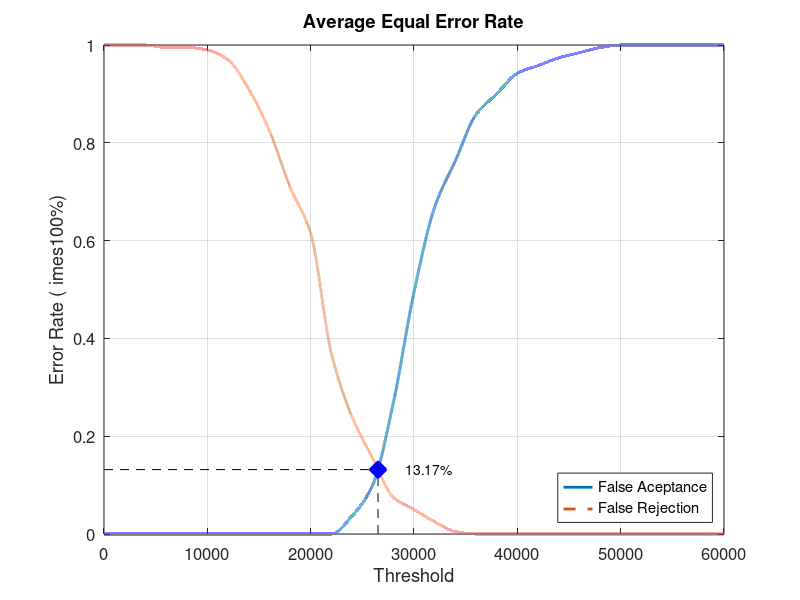
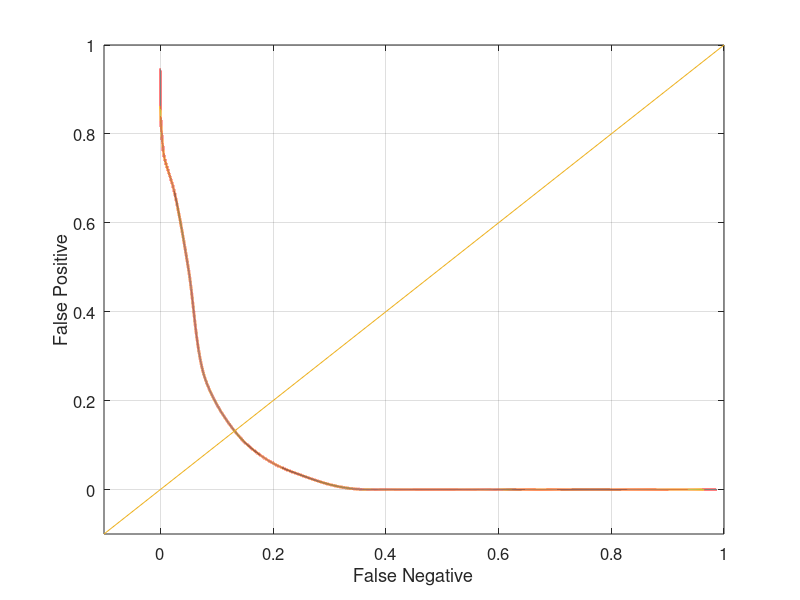

Here is the MATLAB script that generated these plots, in order:
close all;
clear;
clc;
x = 0:2000:60000;
xq = 0:0.5:60000;

y0 = [0 0 0 0 0 0 0 0 0 0 0 0 0.0368421 0.1 0.268421 0.494737 0.668421 0.763158 0.857895 0.9 0.942105 0.957895 0.973684 0.984211 0.994737 1 1 1 1 1 1]
yy0 = interp1(x, y0, xq, 'pchip');
y1 = [1 1 1 0.995 0.995 0.99 0.97 0.91 0.825 0.71 0.615 0.37 0.24 0.155 0.075 0.05 0.025 0.005 0 0 0 0 0 0 0 0 0 0 0 0 0]
yy1 = interp1(x, y1, xq, 'pchip');

% Calculating EER: 
y2 = abs(y0 - y1);
find(y2 == min(y2))
yy2 = abs(yy0 - yy1);
xEER = find(yy2 == min(yy2));
xEERIndex = xq(xEER) % X-axis EER
yEER = yy0(xEER) % Y-axis EER

main = figure
plot(xq, yy0,'-','LineWidth', 2);	hold on
plot(xq, yy1,'--','LineWidth', 2);	hold on
plot([xEERIndex xEERIndex], [0 yEER], 'k--');	hold on
plot([0 xEERIndex], [yEER yEER], 'k--');	hold on
plot(xEERIndex, yEER, 'bx', 'LineWidth', 10);	hold on
text(xEERIndex + 10 * xEERIndex / 100, yEER, [num2str(round((10000 * yEER)) / 100) '%'])
legend('False Aceptance', 'False Rejection', 'Location', 'SouthEast')
xlabel('Threshold')
ylabel('Error Rate (	imes100%)')
title('Average Equal Error Rate')
set(gca, 'FontSize', 12)
axis([0 60000 0 1])
grid on

print(main, 'Database2_3Main', '-dpng');
FNRxFPR = figure('Color', [1 1 1]);
plot(yy1, yy0, '-', yy1, yy0, 'LineWidth', 2);
hold on
y = -0.1:0.1:1
plot(y, y); 
set(gca, 'FontSize', 12)
xlabel('False Negative')
ylabel('False Positive')
axis([-0.1 1 -0.1 1])
set(gca, 'FontSize', 12)
grid on

print(FNRxFPR, 'Database2_3FNRxFPR','-dpng');
